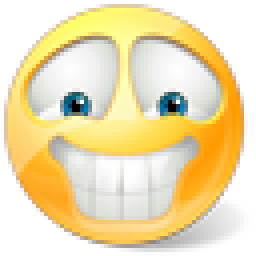
#> input picture plaatjes/smile.png, 64 x 64 px (shown 4 times larger)
$ python FFTjan.py 1.0   (Python 2 division)
#> lines starting #> are read from the running program, lines starting #| are printed output that depends on the picture
### DFTutil.py
import cmath
import numpy as np

from cmath import pi

VERSION = 1

# [42 lines left out: functions dft2dF, dft2df, pr_mat, not called in this run]

def img2mat(name):
#> called with name = 'plaatjes/smile.png'
    from PIL import Image
    raw = Image.open(name)
#> raw is the input picture: PIL image 64x64 RGBA; mean R, G, B, A 202.8, 177.7, 127.4, 177
    img = list(raw.convert('L').getdata())
#> img = 4096 values, max 255 at index 0, min 0 at index 1682, mean 179.4

    img_mat = []
    for i in range(raw.size[1]):
        c = img[:raw.size[0]]
        img = img[raw.size[0]:]
        img_mat.append( c )
#> after the loop, img = []; img_mat = 64 items

    mat2img( img_mat, (raw.size[1],raw.size[0]) ).save('lel.jpg')

    return (img_mat,(raw.size[1],raw.size[0]))

def mat2img(data,size):
#> called with size = (64, 64)
    from PIL import Image
    imgl = []
    for x in data:
        imgl +=x
#> this loop made 64 passes
#> after the loop, imgl = 4096 values, max 255 at index 0, min 0 at index 1682, mean 179.4
    i = Image.new('L',(size[1],size[0]))
#> i: PIL image 64x64 L; every value is 0
    i.putdata(imgl)
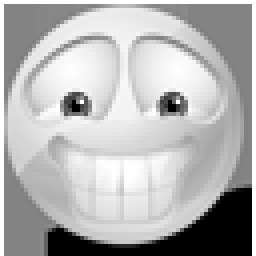
#> i: PIL image 64x64 L (shown 4 times larger); min 0, max 255, mean 179.4
#> `data, (N, M) = img2mat( "plaatjes/smile.png" )`: data = 64 items; N = 64
    return i

HEADER = "[Westerdiep/vanGarderen | V"
soFLOAT= 4
soINT = 4
PACKSTR= ">%dsi%dsici2sicx" % (len(HEADER),2)
PACKLEN= len(HEADER) + 4*soINT + 7

# [77 lines left out: functions savencoded, openencoded, raw_save, raw_load, not called in this run]

# [31 lines that do not run on import are left out]


### FFT2util.py
import cmath,math,copy
import numpy as np
from DFTutil import *

from cmath import pi

VERSION = 1

def FFT( ls ):
    N = len(ls)
    ls += [0 for i in range( minimaxpow2(N) - N)]
    return _FFT(ls)

def _FFT( ls ):
    N = len(ls)
    if N <= 1:
        return ls
    else:
        # De e-machten in de sommatie zijn van de vorm e^(-2pi/N j* k) waarbij k=2m+1 of k = 2m
        # verdeel dus de lijst in de coefficienten met k= 2m (even) en k=2m+1 (oneven)
        even = FFT(ls[0::2])
        odd  = FFT(ls[1::2])
        # De coefficienten met k=2m zijn symmetrisch rond de oorsprong dus even[k] = even[N-k]
        # de coeffiecienten met k=2m+1 zijn anti-symmetrisch rond de oorsprong dus odd[k] = -odd[N-k]
        # dat is de FFT-fu
        return [0.5*( even[k] + cmath.exp(-2j*pi*k/N)*odd[k] ) for k in xrange(N/2)] + \
            [0.5*( even[k] - cmath.exp(-2j*pi*k/N)*odd[k] ) for k in xrange(N/2)]

# is identiek aan FFT maar zonder minteken

# [14 lines left out: functions iFFT, _iFFT, not called in this run]

def FFT2D( _mat ):
    mat = matpow2_zero(_mat)
#> in matpow2_zero, `mat = copy.deepcopy(_mat)`: mat = 64 items
#> in matpow2_zero, `N,M = (len(mat), max([len(mat[x]) for x in xrange(len(mat))]))`: N = 64
#> mat = 64 items
    return _FFT2D(mat)

def iFFT2D( _mat ):
    mat = matpow2_zero(_mat)
    return _iFFT2D(mat)

def _FFT2D( _mat ):
    M = len(_mat)
#> M = 64
    N = len(_mat[0])
#> N = 64

    print N,M
#| 64 64

    mat = copy.deepcopy(_mat)
#> mat = 64 items

    # FFT on rows
    mat = map( FFT, mat )

    # FFT on columns
    mat = transpose(mat)
    mat = map( FFT, mat )
    mat = transpose(mat)

    return mat

# [28 lines left out: functions _iFFT2D, pr_matdims, matpow2_repeat, not called in this run]

def matpow2_zero( _mat ):
    import copy
    mat = copy.deepcopy(_mat)
    N,M = (len(mat), max([len(mat[x]) for x in xrange(len(mat))]))
    mat += [ [0 for j in xrange(M)] for i in xrange( minimaxpow2( N ) - N)]
    mat = map(lambda x: x + [ 0 for i in xrange( minimaxpow2(M) - len(x))], mat)
    return mat

def minimaxpow2( a ):
    import math
    return 2**int(math.ceil(math.log(a,2)))

def matslice( mat, dim, offset = (0,0), step=(1,1) ):
    return map(lambda x: x[offset[1]:dim[1]:step[1]], mat[offset[0]:dim[0]:step[0]])

def transpose( mat ):
    return [[ mat[x][y] for x in range(len(mat))] for y in range(len(mat[0]))]

def realintmat( mat ):
    return map(lambda x: map(lambda y: int(round(y.real)),x),mat)

# [16 lines left out: functions rowcompress, cond_print, not called in this run]

# [62 lines that do not run on import are left out]

### WVGutil.py
HEADER = "[Westerdiep/vanGarderen | V"
soFLOAT= 4
soINT = 4
PACKSTR= ">%dsi%dsici2sicx" % (len(HEADER),2)
PACKLEN= len(HEADER) + 4*soINT + 7

def wvg_save_v2( dict, dim, filename ):
    VERSION= 2
    import struct,sys,pickle
    M,N = dim

    size = 0
    head = struct.pack( PACKSTR ,HEADER,VERSION,"](",M,',',N,')[',size,']' )

    if filename == "stdout":
        f = sys.stdout
    else:
        f = open( filename, "w" )

    f.write(head)
    f.write( pickle.dumps(dict,pickle.HIGHEST_PROTOCOL) )
    f.write(";")

    if filename != "stdout":
        f.close()

# [26 lines left out: function wvg_open_v2, not called in this run]

### FFTjan.py
from FFT2util import *
from DFTutil import *
from WVGutil import *
import math, cmath, sys

def modulus( z ):
  return math.sqrt(z.real**2 + z.imag**2)

def mat2dict( mat, cutoff ):
#> called with cutoff = 1
  N,M = (len(mat),len(mat[0]))
#> N = 64; M = 64
  dict = {}
  for y in range(N):
    for x in range(M):
      if modulus(mat[y][x]) >= cutoff:
        dict[y*N + x] = mat[y][x]
#> after the loop, dict = 312 items
  return dict

def dict2mat( dict, N, M ):
  mat = []
  for y in range(N):
    matrow = []
    for x in range(M):
      i = y*N + x
      matrow.append( dict[i] if i in dict else 0.0 )
    mat.append(matrow)
  return mat

def realintar( x ):
    return map(lambda y: int(round(y.real)),x)


if __name__ == "__main__":

  data, (N, M) = img2mat( "plaatjes/smile.png" )

  mat = FFT2D( data )
  dict = mat2dict(mat, float(sys.argv[1]) )
#> dict = 312 items

  print len(dict)
#| 312

  wvg_save_v2( dict, (N,M), "plaatjes/smilec="+sys.argv[1]+".wvg" )
#> (the run stopped early here; a loop or call above may not have finished)
